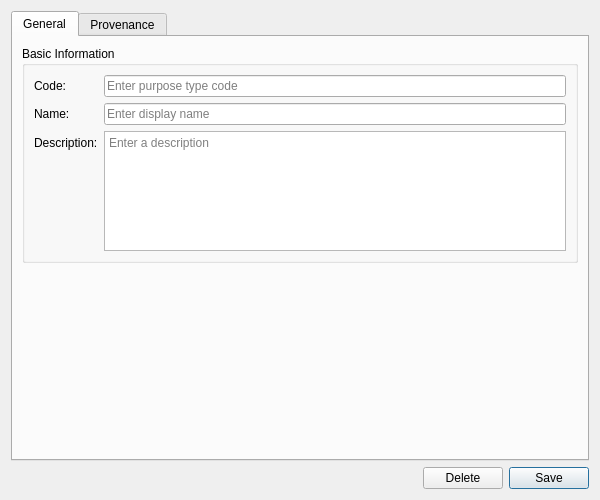
<?xml version="1.0" encoding="UTF-8"?>
<ui version="4.0">
 <class>PurposeTypeDetailDialog</class>
 <widget class="QWidget" name="PurposeTypeDetailDialog">
  <property name="geometry">
   <rect>
    <x>0</x>
    <y>0</y>
    <width>600</width>
    <height>500</height>
   </rect>
  </property>
  <property name="sizePolicy">
   <sizepolicy hsizetype="Preferred" vsizetype="Preferred">
    <horstretch>0</horstretch>
    <verstretch>0</verstretch>
   </sizepolicy>
  </property>
  <property name="minimumSize">
   <size>
    <width>600</width>
    <height>500</height>
   </size>
  </property>
  <property name="windowTitle">
   <string>Purpose Type Details</string>
  </property>
  <layout class="QVBoxLayout" name="verticalLayout">
   <item>
    <widget class="QTabWidget" name="tabWidget">
     <property name="currentIndex">
      <number>0</number>
     </property>
     <widget class="QWidget" name="generalTab">
      <attribute name="title">
       <string>General</string>
      </attribute>
      <layout class="QVBoxLayout" name="generalLayout">
       <item>
        <widget class="QGroupBox" name="basicInfoGroup">
         <property name="title">
          <string>Basic Information</string>
         </property>
         <layout class="QFormLayout" name="formLayout">
          <item row="0" column="0">
           <widget class="QLabel" name="labelCode">
            <property name="text">
             <string>Code:</string>
            </property>
           </widget>
          </item>
          <item row="0" column="1">
           <widget class="QLineEdit" name="codeEdit">
            <property name="placeholderText">
             <string>Enter purpose type code</string>
            </property>
           </widget>
          </item>
          <item row="1" column="0">
           <widget class="QLabel" name="labelName">
            <property name="text">
             <string>Name:</string>
            </property>
           </widget>
          </item>
          <item row="1" column="1">
           <widget class="QLineEdit" name="nameEdit">
            <property name="placeholderText">
             <string>Enter display name</string>
            </property>
           </widget>
          </item>
          <item row="2" column="0">
           <widget class="QLabel" name="labelDescription">
            <property name="text">
             <string>Description:</string>
            </property>
           </widget>
          </item>
          <item row="2" column="1">
           <widget class="QTextEdit" name="descriptionEdit">
            <property name="minimumSize">
             <size>
              <width>0</width>
              <height>80</height>
             </size>
            </property>
            <property name="maximumSize">
             <size>
              <width>16777215</width>
              <height>120</height>
             </size>
            </property>
            <property name="placeholderText">
             <string>Enter a description</string>
            </property>
           </widget>
          </item>
         </layout>
        </widget>
       </item>
       <item>
        <spacer name="verticalSpacer">
         <property name="orientation">
          <enum>Qt::Vertical</enum>
         </property>
         <property name="sizeHint" stdset="0">
          <size>
           <width>20</width>
           <height>40</height>
          </size>
         </property>
        </spacer>
       </item>
      </layout>
     </widget>
     <widget class="QWidget" name="provenanceTab">
      <attribute name="title">
       <string>Provenance</string>
      </attribute>
      <layout class="QVBoxLayout" name="provenanceTabLayout">
       <item>
        <widget class="ores::qt::ProvenanceWidget" name="provenanceWidget" native="true"/>
       </item>
      </layout>
     </widget>
    </widget>
   </item>
   <item>
    <layout class="QHBoxLayout" name="buttonLayout">
     <item>
      <spacer name="horizontalSpacer">
       <property name="orientation">
        <enum>Qt::Horizontal</enum>
       </property>
       <property name="sizeHint" stdset="0">
        <size>
         <width>40</width>
         <height>20</height>
        </size>
       </property>
      </spacer>
     </item>
     <item>
      <widget class="QPushButton" name="deleteButton">
       <property name="text">
        <string>Delete</string>
       </property>
      </widget>
     </item>
     <item>
      <widget class="QPushButton" name="saveButton">
       <property name="text">
        <string>Save</string>
       </property>
       <property name="default">
        <bool>true</bool>
       </property>
      </widget>
     </item>
    </layout>
   </item>
  </layout>
 </widget>
 <customwidgets>
  <customwidget>
   <class>ores::qt::ProvenanceWidget</class>
   <extends>QWidget</extends>
   <header>ores.qt/ProvenanceWidget.hpp</header>
  </customwidget>
 </customwidgets>
 <resources/>
 <connections/>
</ui>
